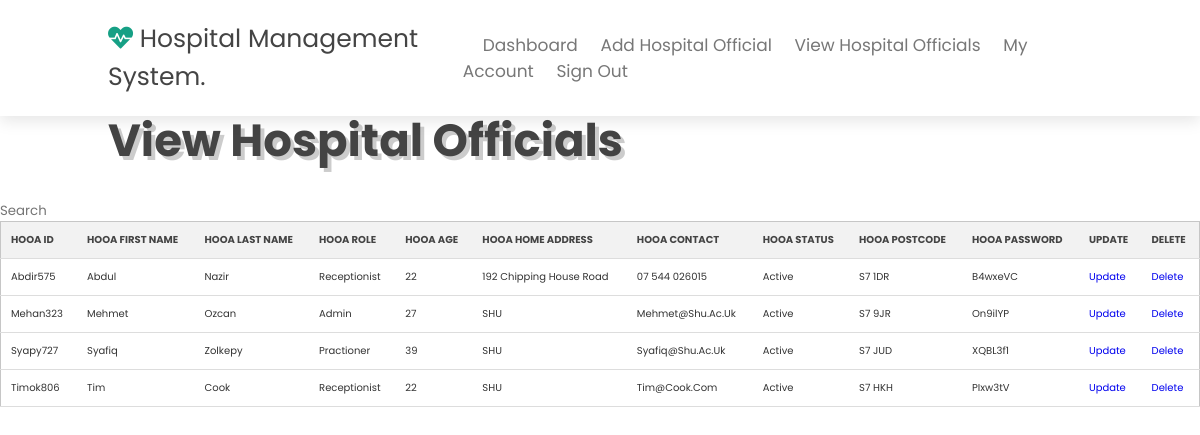
The app's page /htdocs/Software_Projects_C2010722/Admin_View_Hospital_Officials.php with its own data.
### tables this page shows
CREATE TABLE "Hospital_Officers_Or_Administrators" (
	"HOOA_ID"	TEXT,
	"HOOA_First_Name"	TEXT,
	"HOOA_Last_Name"	TEXT,
	"HOOA_Role"	TEXT,
	"HOOA_Age"	TEXT,
	"HOOA_Home_Address"	TEXT,
	"HOOA_Contact"	TEXT,
	"HOOA_Status"	TEXT,
	"HOOA_PostCode"	TEXT,
	"HOOA_Messages"	TEXT
);

### htdocs/Software_Projects_C2010722/viewHospitalOfficials_SQL.php (called while the page is built)
<?php
function getUsers (){
    $db = new SQLITE3('C:\xampp\Software_Projects_C2010722_Database\Hospital_Database.db');
    $sql = "SELECT * FROM Hospital_Officers_Or_Administrators";
    $stmt = $db->prepare($sql);
    $result = $stmt->execute();
    $arrayResult = [];
    while ($row = $result->fetchArray()){
        $arrayResult [] = $row;
    }
    return $arrayResult;
}
function getPassword (){
    $db = new SQLITE3('C:\xampp\Software_Projects_C2010722_Database\Hospital_Database.db');
    $sql = "SELECT * FROM Authentication";
    $stmt = $db->prepare($sql);
    $result = $stmt->execute();
    $arrayResult = [];
    while ($row = $result->fetchArray()){
        $arrayResult [] = $row;
    }
    return $arrayResult;
}

### htdocs/Software_Projects_C2010722/Admin_View_Hospital_Officials.php (the view, shortened to what this page needs)
<?php require("AdminNavBar.php");
include_once("viewHospitalOfficials_SQL.php");
$user = getUsers ();
$getPassword = getPassword ();
?>
<div class="container">
    <main role="main" class="pb-3">
        <section class="home" id="home">
        <div class="content">
        <h3>View Hospital Officials</h3>
        </div>
        </section>
    </main>
</div>
                   <div class="row">
<div class="content">
    <div class="row">
        <div class="table-container">
            <div class="search-wrapper">
                <input type="text" id="myInput2" placeholder="Search" onkeyup="myFunction2()">
            </div>
            <table id="myTable2" class="responsive-table">
                <thead>
                    <tr>
                                    <th>HOOA ID</th>
                                    <th>HOOA First Name</th>
                                    <th>HOOA Last Name</th>
                                    <th>HOOA Role</th>
                                    <th>HOOA Age</th>
                                    <th>HOOA Home Address</th>
                                    <th>HOOA Contact</th>
                                    <th>HOOA Status</th>
                                    <th>HOOA PostCode</th>
                                    <th>HOOA Password</th>
                                    <th>Update</th>
                                    <th>Delete</th>
                    </tr>
                </thead>
                <tbody>
                                <?php
                                    for ($i=0; $i<count($user); $i++):
                                ?>
                                <tbody>
                                <tr>
                                    <td><?php echo $user[$i]['HOOA_ID']?></td>
                                    <td><?php echo $user[$i]['HOOA_First_Name']?></td>
                                    <td><?php echo $user[$i]['HOOA_Last_Name']?></td>
                                    <td><?php echo $user[$i]['HOOA_Role']?></td>
                                    <td><?php echo $user[$i]['HOOA_Age']?></td>
                                    <td><?php echo $user[$i]['HOOA_Home_Address']?></td>
                                    <td><?php echo $user[$i]['HOOA_Contact']?></td>
                                    <td><?php echo $user[$i]['HOOA_Status']?></td>
                                    <td><?php echo $user[$i]['HOOA_PostCode']?></td>
                                    <td><?php echo $getPassword[$i]['HOOA_Password']?></td>
                                    <td><a href="Update_Hospital_Officials_Details.php?HOOA_ID=<?php echo $user[$i]['HOOA_ID']; ?>">Update</a></td>
                                    <td><a href="DeleteHospitalOfficial.php?HOOA_ID=<?php echo $user[$i]['HOOA_ID']; ?>">Delete</a></td>
                                </tr>
                                <?php endfor;?>
                                    </tbody>
                            </table>
                        </div>
                     </div>
                </div>
    </div>

### htdocs/Software_Projects_C2010722/AdminNavBar.php (shortened to what this page needs)
<!DOCTYPE html>
<html lang="en">
<head>
    <link rel="stylesheet" href="https://cdnjs.cloudflare.com/ajax/libs/font-awesome/5.15.4/css/all.min.css">
    <link rel="stylesheet" href="css/style.css">
</head>
<body>
<header class="header">
    <a href="#" class="logo"> <i class="fas fa-heartbeat"></i> Hospital Management System. </a>
    <nav class="navbar">
        <a href="/Software_Projects_C2010722/adminindex.php">Dashboard</a>
        <a href="/Software_Projects_C2010722/AddHospitalOfficial.php">Add Hospital Official</a>
        <a href="/Software_Projects_C2010722/Admin_View_Hospital_Officials.php">View Hospital Officials</a>
        <a href="/Software_Projects_C2010722/Admin_My_Account.php">My Account</a>
        <a href="Index.php">Sign Out</a>
    </nav>
</header>

### htdocs/Software_Projects_C2010722/css/style.css (style rules this page uses)
:root { --green:#16a085; --black:#444; --light-color:#777; --box-shadow:.5rem .5rem 0 rgba(22, 160, 133, .2); --text-shadow:.4rem .4rem 0 rgba(0, 0, 0, .2); --border:.2rem solid var(--green); }
* { font-family: 'Poppins', sans-serif; margin:0; padding: 0; box-sizing: border-box; outline: none; border: none; text-transform: capitalize; transition: all .2s ease-out; text-decoration: none; }
html { font-size: 62.5%; overflow-x: hidden; scroll-padding-top: 7rem; scroll-behavior: smooth; }
section { padding:2rem 9%; }
.header { padding:2rem 9%; position: fixed; top:0; left: 0; right: 0; z-index: 1000; box-shadow: 0 .5rem 1.5rem rgba(0, 0, 0, .1); display: flex; align-items: center; justify-content: space-between; background: #fff; }
.header .logo { font-size: 2.5rem; color: var(--black); }
.header .logo i { color: var(--green); }
.header .navbar a { font-size: 1.7rem; color: var(--light-color); margin-left: 2rem; }
.home { display: flex; align-items: center; flex-wrap: wrap; gap:1.5rem; padding-top: 10rem; }
.home .content { flex:1 1 45rem; }
.home .content h3 { font-size: 4.5rem; color:var(--black); line-height: 1.8; text-shadow: var(--text-shadow); }
.table-container { max-width: 100%; overflow-x: auto; }
.responsive-table { border-collapse: collapse; border-spacing: 0; width: 100%; max-width: 100%; margin-bottom: 1rem; background-color: #fff; color: #333; border: 1px solid #c6c6c6; border-radius: .25rem; }
.responsive-table th, .responsive-table td { padding: 1rem; vertical-align: top; text-align: left; }
.responsive-table th { font-weight: bold; background-color: #f2f2f2; }
table { border-collapse: collapse; width: 100%; max-width: 800px; margin: 0 auto; background-color: #ffffff; border: 1px solid #ddd; }
th, td { text-align: left; padding: 8px; border-bottom: 1px solid #ddd; }
th { background-color: #f2f2f2; color: #444444; font-weight: bold; text-transform: uppercase; }

### records on screen
hospital_officers_or_administrators: HOOA_ID "Abdir575", HOOA_First_Name "Abdul", HOOA_Last_Name "Nazir", HOOA_Role "Receptionist", HOOA_Age "22", HOOA_Home_Address "192 Chipping House Road", HOOA_Contact "07 544 026015", HOOA_Status "Active", HOOA_PostCode "S7 1DR"
hospital_officers_or_administrators: HOOA_ID "Mehan323", HOOA_First_Name "Mehmet", HOOA_Last_Name "Ozcan", HOOA_Role "Admin", HOOA_Age "27", HOOA_Home_Address "SHU", HOOA_Contact "Mehmet@shu.ac.uk", HOOA_Status "Active", HOOA_PostCode "S7 9JR"
hospital_officers_or_administrators: HOOA_ID "Syapy727", HOOA_First_Name "Syafiq", HOOA_Last_Name "Zolkepy", HOOA_Role "Practioner", HOOA_Age "39", HOOA_Home_Address "SHU", HOOA_Contact "Syafiq@shu.ac.uk", HOOA_Status "Active", HOOA_PostCode "S7 JUD"
hospital_officers_or_administrators: HOOA_ID "Timok806", HOOA_First_Name "Tim", HOOA_Last_Name "Cook", HOOA_Role "Receptionist", HOOA_Age "22", HOOA_Home_Address "SHU", HOOA_Contact "Tim@cook.com", HOOA_Status "Active", HOOA_PostCode "S7 HKH"

### other values on screen
$getPassword[$i]['HOOA_Password'] "B4wxeVC"
$getPassword[$i]['HOOA_Password'] "On9ilYP"
$getPassword[$i]['HOOA_Password'] "XQBL3f1"
$getPassword[$i]['HOOA_Password'] "PIxw3tV"
